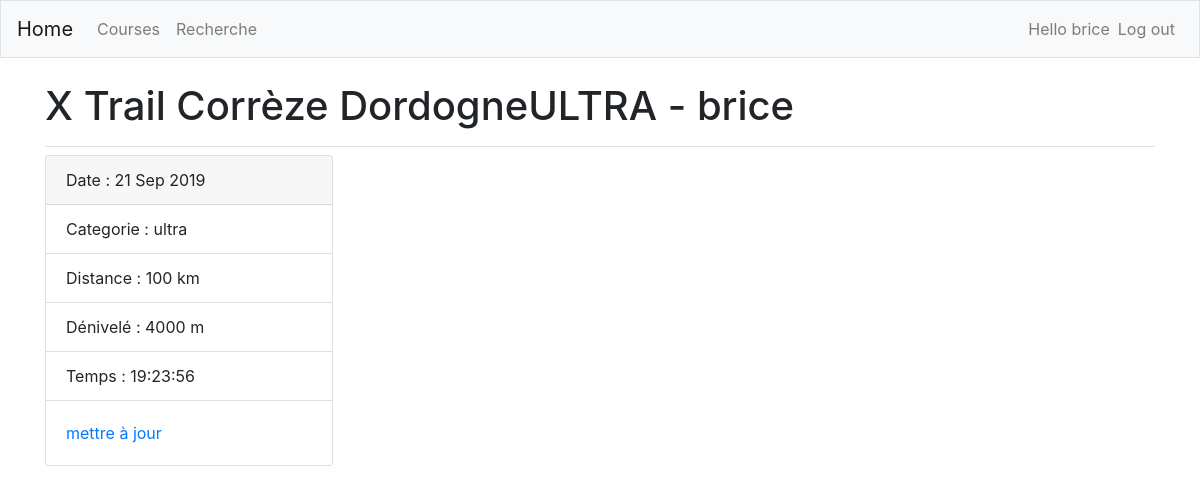
The app's page /races/46/ (signed in), older data.
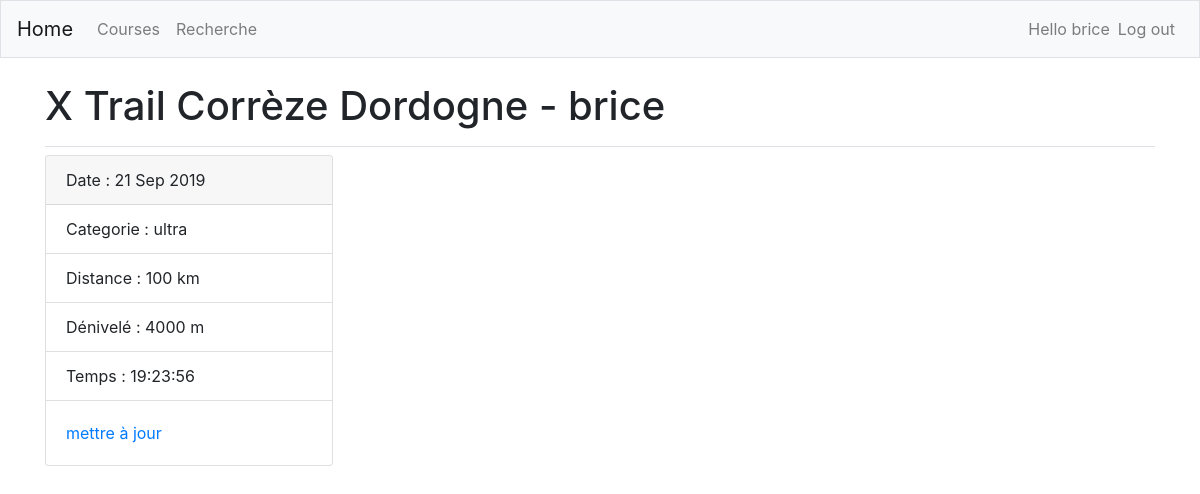
The same page, newer data.
### races/models.py (models this page shows, shortened)
class Race(models.Model):
    name = models.CharField(max_length = 100)
    date = models.DateField(default=date.today())
    category = models.ForeignKey(Category, on_delete = models.SET_NULL, null = True)
    runner = models.ForeignKey(Runner, on_delete = models.CASCADE)
    distance = models.PositiveSmallIntegerField(null = True)
    deniv = models.PositiveSmallIntegerField(null = True)
    time = models.CharField(max_length = 8, null = True)

class Runner(models.Model):
    firstname = models.CharField(max_length = 50)
    lastname = models.CharField(max_length = 50)
    dateofbirth = models.DateField()
    def __str__(self):
        return self.firstname

class Category(models.Model):
    text = models.CharField(max_length = 50, null = True)
    def __str__(self):
        return self.text

### races/views.py (the view)
# urls.py: path('<int:race_id>/', views.detail, name='detail'),
@login_required
def detail(request, race_id):
    race = get_object_or_404(Race, pk = race_id)
    return render(request, 'races/detail.html', {'race': race})

### races/templates/races/detail.html
{% extends "races/base.html" %}
{% block page_header %}
  <h1>{{ race.name }} - {{ race.runner }}</h1>
{% endblock page_header %}
{% block content %}
<div class="card" style="width: 18rem;">
    <div class="card-header">
        Date : {{ race.date|date:'d M Y' }}
    </div>
    <ul class="list-group list-group-flush">
      <li class="list-group-item">Categorie : {{ race.category }}</li>
        <li class="list-group-item">Distance : {{ race.distance }} km</li>
        <li class="list-group-item">Dénivelé : {{ race.deniv }} m</li>
        <li class="list-group-item">Temps : {{ race.time }}</li>
    </ul>
    <div class="card-body">
      <a href="#" class="card-link">mettre à jour</a>
    </div>
  </div>
{% endblock content %}

Row changes from the older to the newer data that the page shows:
changed Race "brice": name "X Trail Corrèze DordogneULTRA" → "X Trail Corrèze Dordogne"
